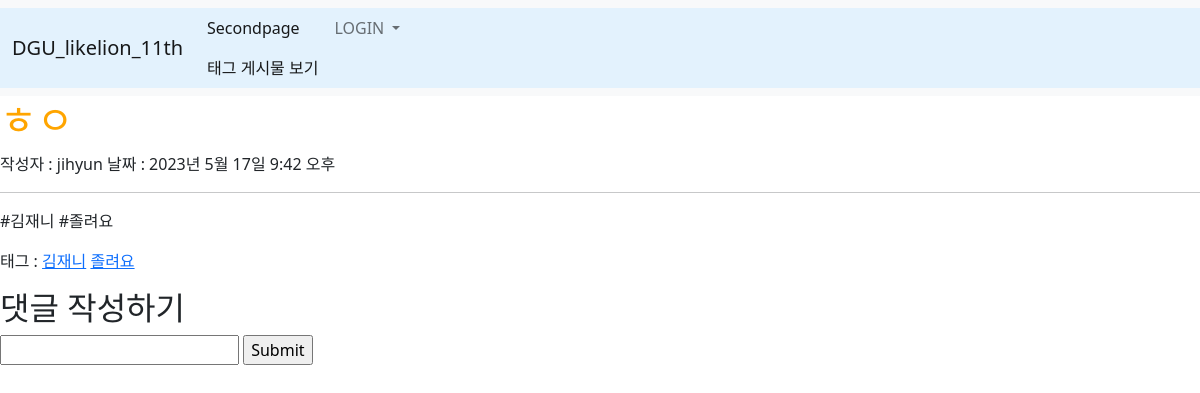
The app's page /3, older data.
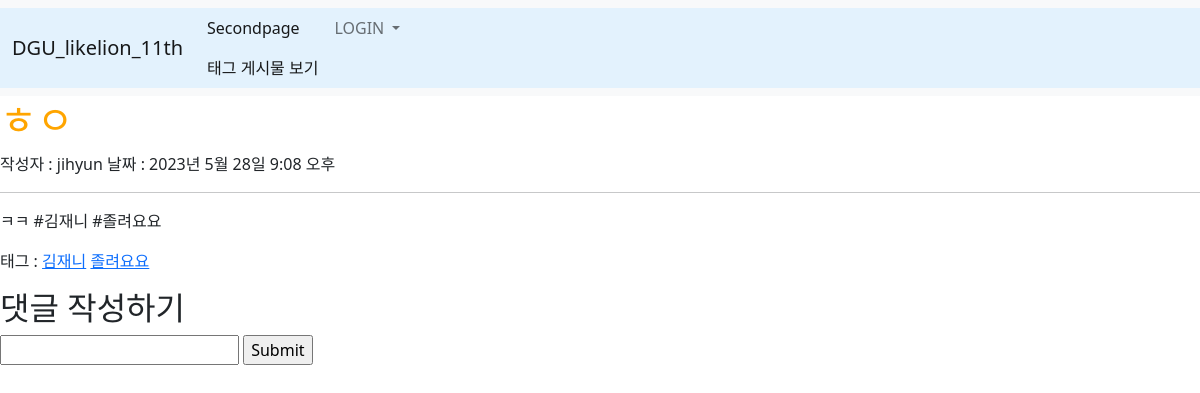
The same page, newer data.
### main/models.py (models this page shows, shortened)
class Blog(models.Model):
    title = models.CharField(max_length=200)
    writer = models.ForeignKey(User, null=False, blank=False, on_delete=models.CASCADE)
    pub_date = models.DateTimeField()
    body = models.TextField()
    image = models.ImageField(upload_to="blog/", blank=True, null=True)
    tags = models.ManyToManyField(Tag, related_name='blogs', blank=True)

class Tag(models.Model):
    name = models.CharField(max_length=30, null=False, blank=False)

### main/views.py (the view, shortened to what this page needs)
# urls.py: path('<int:id>', detail, name="detail"),
def detail(request, id):
    blog = get_object_or_404(Blog, pk = id)
    if request.method == 'GET':
        comments = Comment.objects.filter(blog=blog)
        return render(request, 'main/detail.html',  {
            'blog' :blog,
            'comments' : comments,
        })

### main/templates/main/detail.html (shortened to what this page needs)
{% extends 'base.html' %} {% load static %} {% block content %}
<h1>{{blog.title}}</h1>
작성자 : {{blog.writer}} 날짜 : {{blog.pub_date}}
<hr />
<p>{{blog.body}}</p>
<p>
    태그 : {% for tag in blog.tags.all %}
    <a href="{% url 'main:tag_blogs' tag.pk %}">{{ tag.name }}</a> {% endfor %}
</p>
<div class="comment_container">
    <div class="comment_form">
        <h2>댓글 작성하기</h2>
        <form method="POST" action="{% url 'main:detail' blog.id %}">
            <input type="text" name="content" />
            <input type="submit" name="submit" />
        </form>
    </div>
</div>
{% endblock %}

Row changes from the older to the newer data that the page shows:
no longer on this page (row unchanged): Tag: name "졸려요"
changed Blog "ㅎㅇ": pub_date "2023년 5월 17일 9:42 오후" → "2023년 5월 28일 9:08 오후"; body "#김재니 #졸려요" → "ㅋㅋ #김재니 #졸려요요"
added Tag: name "졸려요요"
